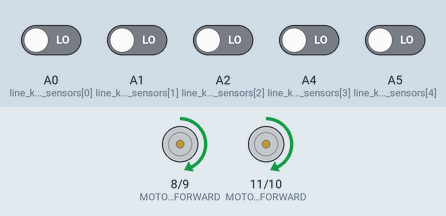
Simulated run of this sketch. Board: Arduino Uno, built with avr-gcc and run on an emulated ATmega328P. On the bench: motor-driver pin pairs drawn as motors (green arrow = first pin HIGH = forward, orange = second pin HIGH = backward, longer = more drive, scaled by the enable pin). Inputs (shaded band) come from the test bench; at power-on: A0 (line_keeper_sensors[0]), A1 (line_keeper_sensors[1]), A2 (line_keeper_sensors[2]), A4 (line_keeper_sensors[3]), A5 (line_keeper_sensors[4]) LOW.

Above: at 1.2 s.
1.3 s: A0 (line_keeper_sensors[0]) driven HIGH
At 2.5 s:
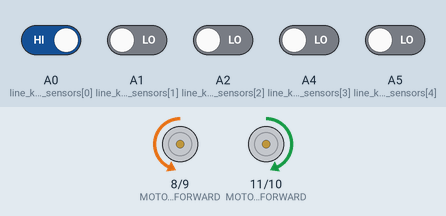
2.8 s: A0 (line_keeper_sensors[0]) driven LOW
At 3.8 s:
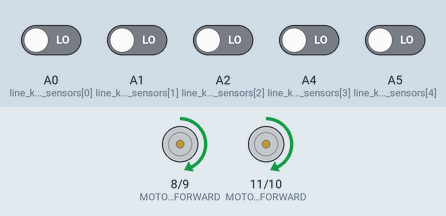
4.3 s: A5 (line_keeper_sensors[4]) driven HIGH
At 4.9 s:
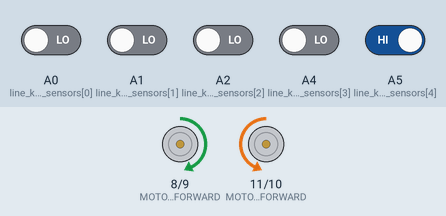
5.8 s: A5 (line_keeper_sensors[4]) driven LOW
At 7.2 s:
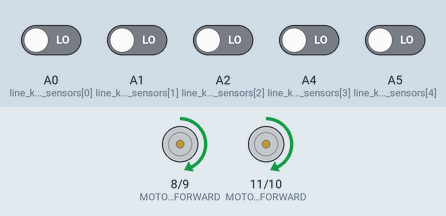
Timing chart, 0 to 8.3 s (numbered marks = the images above; inputs shaded):
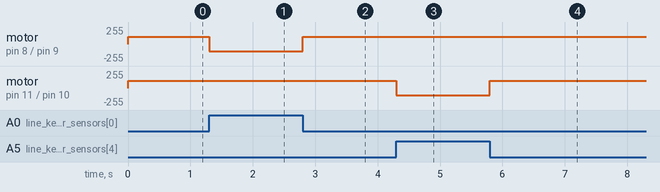

The sketch:

main_code_now2.ino
```cpp
/*
# PROGRAM STRUCTURE
-> MACROS
-> GLOBAL DECLARATIONS
-> BASIC MOVEMENT FUNCTIONS
-> LINE SENSOR FUNCTIONS
-> SETUP FUNCTION
-> LOOP FUNCTION

*/
#define MOTOR_RIGHT_FORWARD 11
#define MOTOR_RIGHT_BACKWARD 10
#define MOTOR_RIGHT_PWM 5

#define MOTOR_LEFT_FORWARD 8
#define MOTOR_LEFT_BACKWARD 9
#define MOTOR_LEFT_PWM 6

// variables initialization for the sensors that follow the line
int line_keeper_sensors[] = { A0, A1, A2, A4, A5 };  //A3 not being used
int positions[] = { -2, -1, 0, 0, 2 };
bool line_keepers_detects_black[] = { 0, 0, 0, 0, 0 };
int line_keepers_sum;

/***************************************
#######################################################
INCLUDED:
  CHOOSE MOVEMENT
  STRAIGHT
  BACKWARD
  LEFT
  RIGHT
#######################################################
****************************************/
void choose_movement() {
  if (line_keepers_sum == 0) {
    _straight();
  } else if (line_keepers_sum < 0) {
    _left();
  } else {
    _right();
  }
}
void _straight() {
  digitalWrite(MOTOR_LEFT_FORWARD, 1);
  digitalWrite(MOTOR_RIGHT_FORWARD, 1);
  digitalWrite(MOTOR_LEFT_BACKWARD, 0);
  digitalWrite(MOTOR_RIGHT_BACKWARD, 0);
}
void _backward() {
  digitalWrite(MOTOR_LEFT_FORWARD, 0);
  digitalWrite(MOTOR_RIGHT_FORWARD, 0);
  digitalWrite(MOTOR_LEFT_BACKWARD, 1);
  digitalWrite(MOTOR_RIGHT_BACKWARD, 1);
}
void _left() {
  digitalWrite(MOTOR_LEFT_FORWARD, 0);
  digitalWrite(MOTOR_RIGHT_FORWARD, 1);
  digitalWrite(MOTOR_LEFT_BACKWARD, 1);
  digitalWrite(MOTOR_RIGHT_BACKWARD, 0);
}
void _right() {
  digitalWrite(MOTOR_LEFT_FORWARD, 1);
  digitalWrite(MOTOR_RIGHT_FORWARD, 0);
  digitalWrite(MOTOR_LEFT_BACKWARD, 0);
  digitalWrite(MOTOR_RIGHT_BACKWARD, 1);
}
/***************************************
#######################################################
UPDATE SENSORS FOR LINE KEEPING AND ALL THE DATA RELATED TO THEM

#######################################################
****************************************/
void update_line_keepers() {
  for (int i = 0; i < 5; i++) {
    line_keepers_detects_black[i] = digitalRead(line_keeper_sensors[i]);
  }
  _weighted_sum_line_keepers();
}

void _weighted_sum_line_keepers() {
  line_keepers_sum = 0;
  for (int i = 0; i < 5; i++) {
    line_keepers_sum += line_keepers_detects_black[i] * positions[i];
  }
}
/***************************************
#######################################################
SETUP FUNCTION
INTIALIZING THE PIN MODES AND INITAL CONDITIONS
#######################################################
****************************************/
void setup() {
  //setting up the motor pins
  pinMode(MOTOR_LEFT_PWM, OUTPUT);
  pinMode(MOTOR_LEFT_FORWARD, OUTPUT);
  pinMode(MOTOR_LEFT_BACKWARD, OUTPUT);

  pinMode(MOTOR_RIGHT_PWM, OUTPUT);
  pinMode(MOTOR_RIGHT_FORWARD, OUTPUT);
  pinMode(MOTOR_RIGHT_BACKWARD, OUTPUT);


  //setting up the linee keeper sensors
  for (auto pin : line_keeper_sensors) {
    pinMode(pin, INPUT);
  }

  //initalizing the pwm values for the each of the motors
  analogWrite(MOTOR_LEFT_PWM, 110);
  analogWrite(MOTOR_RIGHT_PWM, 110);
  Serial.begin(9600);
}

/***************************************
#######################################################
MAIN LOOP FUNCTION

#######################################################
****************************************/

void loop() {
  update_line_keepers();

  choose_movement();
  // _left();
  // Serial.println(line_keepers_sum);
  // delay(1000);
  // digitalWrite(MOTOR_RIGHT_FORWARD, 1);
  // delay(1000);
  // digitalWrite(MOTOR_RIGHT_FORWARD, 0);

}
```

Measured:
- after the input at 1.3 s, motor on pin 8 (MOTOR_LEFT_FORWARD) / pin 9 (MOTOR_LEFT_BACKWARD): forward 110/255 → backward 110/255 at once
- after the input at 2.8 s, motor on pin 8 (MOTOR_LEFT_FORWARD) / pin 9 (MOTOR_LEFT_BACKWARD): backward 110/255 → forward 110/255 at once
- after the input at 4.3 s, motor on pin 11 (MOTOR_RIGHT_FORWARD) / pin 10 (MOTOR_RIGHT_BACKWARD): forward 110/255 → backward 110/255 at once
- after the input at 5.8 s, motor on pin 11 (MOTOR_RIGHT_FORWARD) / pin 10 (MOTOR_RIGHT_BACKWARD): backward 110/255 → forward 110/255 at once
